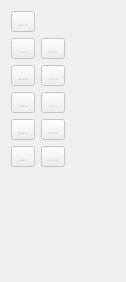
      <widget class="QWidget" name="page">
       <property name="geometry">
        <rect>
         <x>0</x>
         <y>0</y>
         <width>126</width>
         <height>282</height>
        </rect>
       </property>
       <property name="sizePolicy">
        <sizepolicy hsizetype="Expanding" vsizetype="Maximum">
         <horstretch>0</horstretch>
         <verstretch>0</verstretch>
        </sizepolicy>
       </property>
       <property name="toolTip">
        <string>Tools for creating points.</string>
       </property>
       <attribute name="icon">
        <iconset resource="../../libs/vmisc/share/resources/icon.qrc">
         <normaloff>:/icon/16x16/toolsectionpoint.png</normaloff>:/icon/16x16/toolsectionpoint.png</iconset>
       </attribute>
       <attribute name="label">
        <string>Point</string>
       </attribute>
       <attribute name="toolTip">
        <string>Point</string>
       </attribute>
       <layout class="QFormLayout" name="formLayout_8">
        <item row="0" column="0">
         <widget class="QToolButton" name="toolButtonPointerPoint">
          <property name="enabled">
           <bool>false</bool>
          </property>
          <property name="toolTip">
           <string>Tool pointer</string>
          </property>
          <property name="text">
           <string notr="true">...</string>
          </property>
          <property name="icon">
           <iconset resource="../../libs/vmisc/share/resources/icon.qrc">
            <normaloff>:/icon/32x32/arrow_cursor.png</normaloff>:/icon/32x32/arrow_cursor.png</iconset>
          </property>
          <property name="iconSize">
           <size>
            <width>32</width>
            <height>32</height>
           </size>
          </property>
          <property name="checkable">
           <bool>true</bool>
          </property>
         </widget>
        </item>
        <item row="1" column="0">
         <widget class="QToolButton" name="toolButtonEndLine">
          <property name="enabled">
           <bool>false</bool>
          </property>
          <property name="toolTip">
           <string>Point at distance and angle</string>
          </property>
          <property name="text">
           <string notr="true">...</string>
          </property>
          <property name="icon">
           <iconset resource="share/resources/toolicon.qrc">
            <normaloff>:/toolicon/32x32/segment.png</normaloff>:/toolicon/32x32/segment.png</iconset>
          </property>
          <property name="iconSize">
           <size>
            <width>32</width>
            <height>32</height>
           </size>
          </property>
          <property name="checkable">
           <bool>true</bool>
          </property>
         </widget>
        </item>
        <item row="1" column="1">
         <widget class="QToolButton" name="toolButtonAlongLine">
          <property name="enabled">
           <bool>false</bool>
          </property>
          <property name="toolTip">
           <string>Point at distance along line</string>
          </property>
          <property name="text">
           <string notr="true">...</string>
          </property>
          <property name="icon">
           <iconset resource="share/resources/toolicon.qrc">
            <normaloff>:/toolicon/32x32/along_line.png</normaloff>:/toolicon/32x32/along_line.png</iconset>
          </property>
          <property name="iconSize">
           <size>
            <width>32</width>
            <height>32</height>
           </size>
          </property>
          <property name="checkable">
           <bool>true</bool>
          </property>
         </widget>
        </item>
        <item row="2" column="0">
         <widget class="QToolButton" name="toolButtonNormal">
          <property name="enabled">
           <bool>false</bool>
          </property>
          <property name="toolTip">
           <string>Point along perpendicular</string>
          </property>
          <property name="text">
           <string notr="true">...</string>
          </property>
          <property name="icon">
           <iconset resource="share/resources/toolicon.qrc">
            <normaloff>:/toolicon/32x32/normal.png</normaloff>:/toolicon/32x32/normal.png</iconset>
          </property>
          <property name="iconSize">
           <size>
            <width>32</width>
            <height>32</height>
           </size>
          </property>
          <property name="checkable">
           <bool>true</bool>
          </property>
         </widget>
        </item>
        <item row="2" column="1">
         <widget class="QToolButton" name="toolButtonBisector">
          <property name="enabled">
           <bool>false</bool>
          </property>
          <property name="toolTip">
           <string>Point along bisector</string>
          </property>
          <property name="text">
           <string notr="true">...</string>
          </property>
          <property name="icon">
           <iconset resource="share/resources/toolicon.qrc">
            <normaloff>:/toolicon/32x32/bisector.png</normaloff>:/toolicon/32x32/bisector.png</iconset>
          </property>
          <property name="iconSize">
           <size>
            <width>32</width>
            <height>32</height>
           </size>
          </property>
          <property name="checkable">
           <bool>true</bool>
          </property>
         </widget>
        </item>
        <item row="3" column="0">
         <widget class="QToolButton" name="toolButtonShoulderPoint">
          <property name="enabled">
           <bool>false</bool>
          </property>
          <property name="toolTip">
           <string>Special point on shoulder</string>
          </property>
          <property name="text">
           <string notr="true">...</string>
          </property>
          <property name="icon">
           <iconset resource="share/resources/toolicon.qrc">
            <normaloff>:/toolicon/32x32/shoulder.png</normaloff>:/toolicon/32x32/shoulder.png</iconset>
          </property>
          <property name="iconSize">
           <size>
            <width>32</width>
            <height>32</height>
           </size>
          </property>
          <property name="checkable">
           <bool>true</bool>
          </property>
         </widget>
        </item>
        <item row="3" column="1">
         <widget class="QToolButton" name="toolButtonTriangle">
          <property name="enabled">
           <bool>false</bool>
          </property>
          <property name="toolTip">
           <string>Triangle tool</string>
          </property>
          <property name="text">
           <string notr="true">...</string>
          </property>
          <property name="icon">
           <iconset resource="share/resources/toolicon.qrc">
            <normaloff>:/toolicon/32x32/triangle.png</normaloff>:/toolicon/32x32/triangle.png</iconset>
          </property>
          <property name="iconSize">
           <size>
            <width>32</width>
            <height>32</height>
           </size>
          </property>
          <property name="checkable">
           <bool>true</bool>
          </property>
         </widget>
        </item>
        <item row="4" column="0">
         <widget class="QToolButton" name="toolButtonPointOfIntersection">
          <property name="enabled">
           <bool>false</bool>
          </property>
          <property name="toolTip">
           <string>Point from X and Y of two other points</string>
          </property>
          <property name="text">
           <string notr="true">...</string>
          </property>
          <property name="icon">
           <iconset resource="share/resources/toolicon.qrc">
            <normaloff>:/toolicon/32x32/point_of_intersection.png</normaloff>:/toolicon/32x32/point_of_intersection.png</iconset>
          </property>
          <property name="iconSize">
           <size>
            <width>32</width>
            <height>32</height>
           </size>
          </property>
          <property name="checkable">
           <bool>true</bool>
          </property>
         </widget>
        </item>
        <item row="4" column="1">
         <widget class="QToolButton" name="toolButtonHeight">
          <property name="enabled">
           <bool>false</bool>
          </property>
          <property name="toolTip">
           <string>Perpendicular point along line</string>
          </property>
          <property name="text">
           <string notr="true">...</string>
          </property>
          <property name="icon">
           <iconset resource="share/resources/toolicon.qrc">
            <normaloff>:/toolicon/32x32/height.png</normaloff>:/toolicon/32x32/height.png</iconset>
          </property>
          <property name="iconSize">
           <size>
            <width>32</width>
            <height>32</height>
           </size>
          </property>
          <property name="checkable">
           <bool>true</bool>
          </property>
         </widget>
        </item>
        <item row="5" column="0">
         <widget class="QToolButton" name="toolButtonLineIntersectAxis">
          <property name="enabled">
           <bool>false</bool>
          </property>
          <property name="toolTip">
           <string>Point intersect line and axis</string>
          </property>
          <property name="text">
           <string notr="true">...</string>
          </property>
          <property name="icon">
           <iconset resource="share/resources/toolicon.qrc">
            <normaloff>:/toolicon/32x32/line_intersect_axis.png</normaloff>:/toolicon/32x32/line_intersect_axis.png</iconset>
          </property>
          <property name="iconSize">
           <size>
            <width>32</width>
            <height>32</height>
           </size>
          </property>
          <property name="checkable">
           <bool>true</bool>
          </property>
         </widget>
        </item>
        <item row="5" column="1">
         <widget class="QToolButton" name="toolButtonMidpoint">
          <property name="enabled">
           <bool>false</bool>
          </property>
          <property name="toolTip">
           <string>Midpoint between two points</string>
          </property>
          <property name="text">
           <string notr="true">...</string>
          </property>
          <property name="icon">
           <iconset resource="share/resources/toolicon.qrc">
            <normaloff>:/toolicon/32x32/midpoint.png</normaloff>:/toolicon/32x32/midpoint.png</iconset>
          </property>
          <property name="iconSize">
           <size>
            <width>32</width>
            <height>32</height>
           </size>
          </property>
          <property name="checkable">
           <bool>true</bool>
          </property>
         </widget>
        </item>
       </layout>
      </widget>
